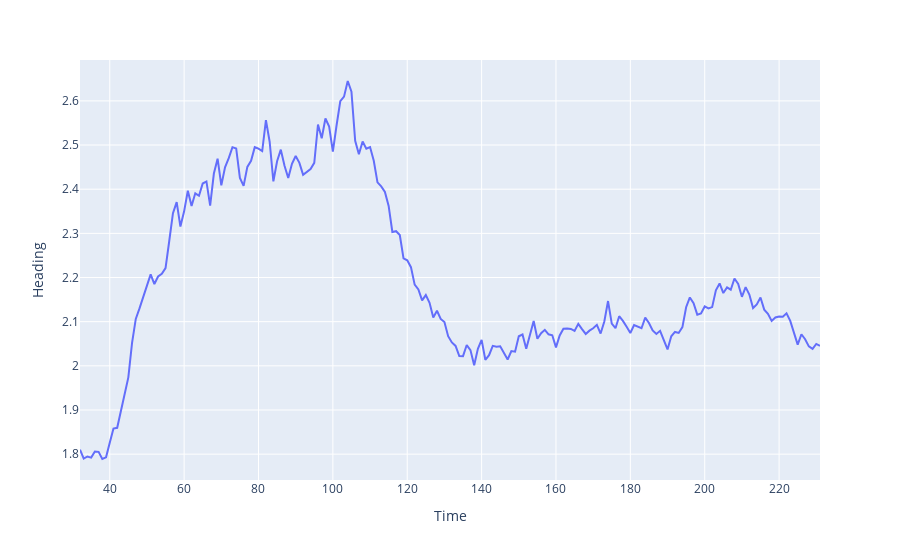

Write notebook code for a chart like this one.
### Code cell
head = px.line(x=xAxis, y=headData, labels={'x':'Time', 'y':'Heading'})
head.show()

### Figure 1 — Plotly figure (JSON) as saved in the notebook; plotly's stock layout.template omitted (floating-point values rounded to 4 significant figures; data arrays with more than 128 entries replaced by an {"elided": "..."} marker saying what was removed)
{"data": [{"hovertemplate": "Time=%{x}<br>Heading=%{y}<extra></extra>", "legendgroup": "", "line": {"color": "#636efa", "dash": "solid"}, "mode": "lines", "name": "", "orientation": "v", "showlegend": false, "type": "scatter", "x": {"elided": "200 int values"}, "xaxis": "x", "y": {"elided": "200 float values"}, "yaxis": "y"}], "layout": {"legend": {"tracegroupgap": 0}, "margin": {"t": 60}, "xaxis": {"anchor": "y", "domain": [0, 1], "title": {"text": "Time"}}, "yaxis": {"anchor": "x", "domain": [0, 1], "title": {"text": "Heading"}}}}
